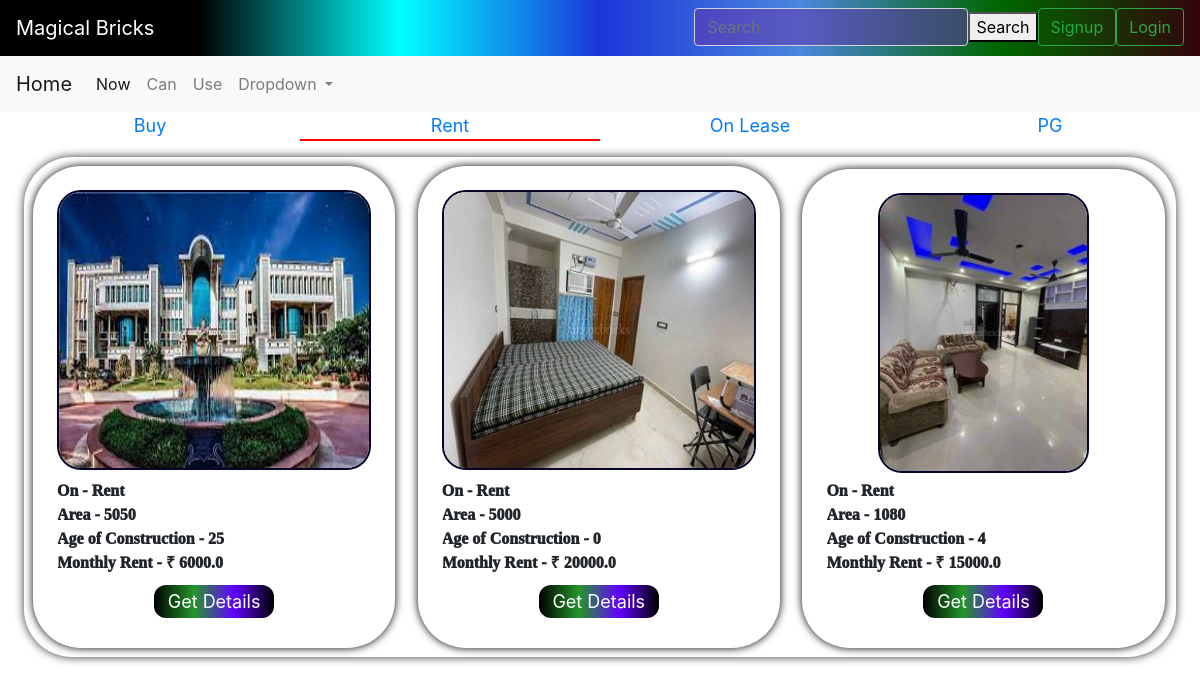
The app's page /properties?category=3, older data.
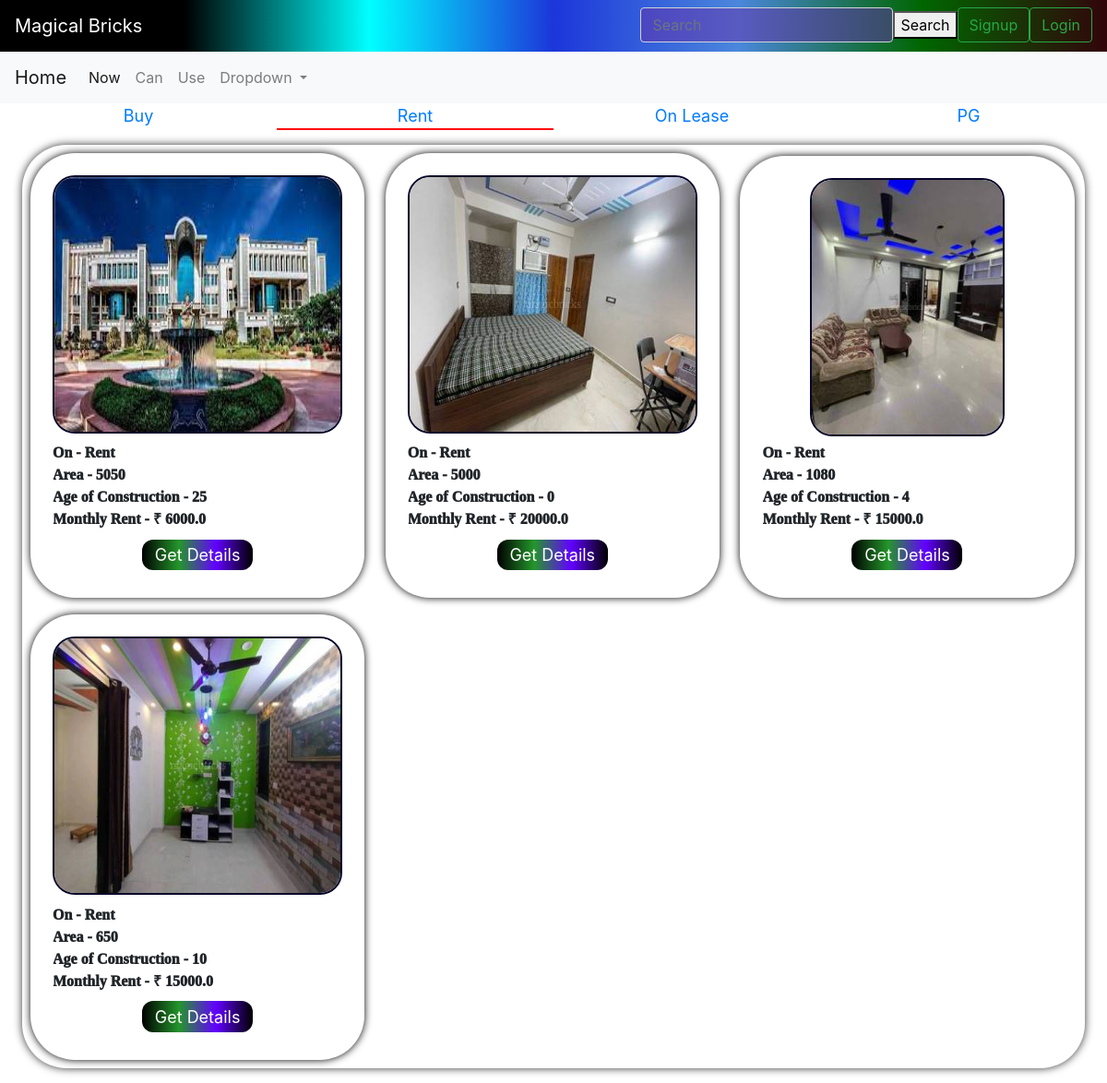
The same page, newer data.
### bricks/models.py (models this page shows, shortened)
class category(models.Model):
    cat=models.CharField(max_length=50)
    def __str__(self) :
        return self.cat

class built(models.Model):
    name=models.CharField(max_length=500,blank=False,null=True,default=None)
    owner_phone=models.IntegerField(null=True, blank=False)
    owner_name=models.CharField(max_length=500,blank=False,null=True,default=None)
    cat=models.ForeignKey("category", null=True , on_delete=models.CASCADE, default=None)
    area=models.IntegerField()
    floors=models.IntegerField()
    status=models.CharField(max_length=50,choices=st)
    faces=models.CharField(choices=direction, max_length=50, blank=False)
    p_type=models.CharField(max_length=10, default="Built")
    furnished_status=models.CharField(max_length=50,choices=state, blank=False, null=True)
    type_of_ownership=models.CharField(max_length=50,choices=too)
    price=models.FloatField(default=0,null=True)
    age=models.IntegerField()
    address=models.CharField(max_length=200, blank= False, default=None, null=True, unique=True)
    images=models.ImageField(upload_to='images/')

### bricks/views.py (the view)
# urls.py: path('properties',views.properties,name='properties'),
def properties(request):
    x=request.GET.get('category')
    obj=get_object_or_404(category, pk=x)
    p=land.objects.filter(cat__cat=obj.cat)
    q=built.objects.filter(cat__cat=obj.cat)
    y=category.objects.all()
    print(p.count())
    return render(request,'bricks/properties.html',{"obj":p,"obj2":q,"y":y,"current_cat":obj.cat})

### bricks/templates/bricks/properties.html (shortened to what this page needs)
<!DOCTYPE html>
<html lang="en">
<head>
  {% load static %}
  <link rel="stylesheet" href="{% static 'bricks/style_properties.css' %}" />
</head>
<body>
  {% include "bricks/navbar.html" %}
  <div class="main">
    {% if y %} {% for x in y %}
    <a href="{% url 'properties' %}?category={{x.id}}" id="cat">
      {% if current_cat %}
      {% if current_cat == x.cat %}
      <div class="heading" style="border-bottom: 0.2vw solid red;">{{x.cat}}</div>
      {% else %}
      <div class="heading">{{x.cat}}</div>
      {% endif %}
      {% else %}
      <div class="heading">{{x.cat}}</div>
      {% endif %}
    </a>
    {% endfor %} {% endif %}
  </div>
  <div class="properties" >
    {% if obj2 %}
    {% for y in obj2 %}
    <div  class="property">
      <div class="imgs"><img  src="{{y.images.url}}" alt=""></div>
      <div class="info_items">On - {{y.cat}}</div>
      <div class="info_items">Area - {{y.area}}</div>
      <div class="info_items">Age of Construction - {{y.age}}</div>
      {% if y.cat.cat == "Rent" or y.cat.cat == "PG" %}
      <div class="info_items">Monthly Rent - &#8377 {{y.price}}</div>
      {% else %}
      <div class="info_items">Price - &#8377 {{y.price}}</div>
      {% endif %}
      <a href="{% url 'property_details' y.id %}?p_type={{y.p_type}}" id="details_button">
        <div id="details_button">
          Get Details
        </div>
      </a>
    </div>
    {% endfor %}
    {% endif %}
  </div>
</body>
</html>

Row changes from the older to the newer data that the page shows:
added built: images (picture), cat "Rent", area "650", age "10", price "15000.0"
